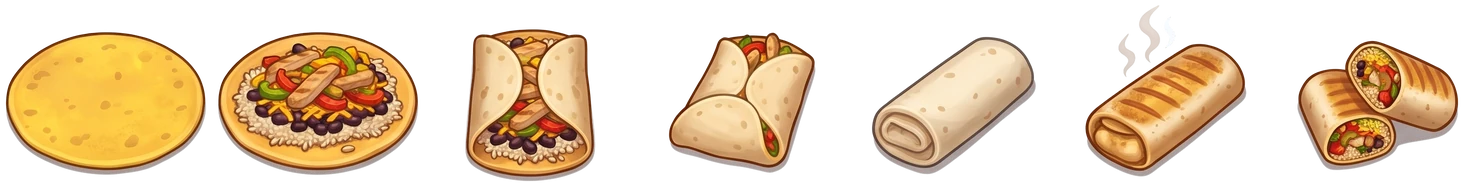
#> input picture dist-poki/assets/taco/animations/burrito_chicken_sheet.webp, 1484 x 186 px; its folder holds only this picture in this run
$ python import_pan_sheet.py ../../dist-poki/assets/taco/animations/burrito_chicken_sheet.webp ../../dist-poki/assets/taco/animations/burrito_fish_sheet.webp ../../dist-poki/assets/taco/animations/burrito_shrimp_sheet.webp
#> lines starting #> are read from the running program, lines starting #| are printed output that depends on the picture
"""Turn a Gemini 'pan with food' sheet (pure green background, 4 x 2 equal cells, no divider lines, 7 frames)
into a game sheet plus its .anim.json.

Usage: python3 -I tools/taco_source/import_pan_sheet.py <gemini.png> <colour> <protein>
Frames: 0 empty, 1 raw, 2 sizzling, 3 browning, 4 flipping, 5 cooked ready, 6 burnt.
Output (public/assets/taco/animations/): pan_<colour>_<protein>_sheet.webp (4 x 2 cells of 560 x 480, transparent) and
pan_<colour>_<protein>_sheet.anim.json, whose `panBox` is where the pan itself sits inside every frame (all frames are aligned
on the pan's left and bottom edge, and the pan is scaled to 400 px wide), so the game can place it exactly over the kitchen's pan.
"""
import json
import sys
import numpy as np
from PIL import Image
from scipy import ndimage as ndi

COLS, ROWS = 4, 2
FW, FH = 560, 480
PAN_W, LEFT, BOTTOM = 400, 60, 470
src, colour, protein = sys.argv[1], sys.argv[2], sys.argv[3]
im = np.array(Image.open(src).convert('RGB')).astype(float)
H, W = im.shape[:2]
#> H = 186; W = 1484
cw, ch = W // COLS, H // ROWS
#> cw = 371; ch = 93


def key(cell):
    r, g, b = cell[..., 0], cell[..., 1], cell[..., 2]
    dom = g - np.maximum(r, b)
    bgdom = float(np.median(np.concatenate([dom[:12, :12].ravel(), dom[-12:, :12].ravel(), dom[:12, -12:].ravel(), dom[-12:, -12:].ravel()])))
    bgcol = np.array([np.median(cell[:12, :12, c]) for c in range(3)])
    strict = dom > 0.8 * bgdom
    lab, n = ndi.label(strict)
    sizes = ndi.sum(strict, lab, range(1, n + 1))
    bg = np.isin(lab, [i + 1 for i, s in enumerate(sizes) if s > 150])
    grown = ndi.binary_dilation(bg, iterations=90)
    near = (ndi.binary_dilation(bg, iterations=14) & (dom > 0.08 * bgdom)) | (grown & (g > 190) & (dom > 0.06 * bgdom)) | (grown & (dom > 0.12 * bgdom) & (np.abs(r - b) < 25))
    alpha = np.where(near, np.clip(1 - dom / bgdom, 0, 1), 1.0)
    alpha[bg] = 0
    alpha[ndi.binary_dilation(bg, iterations=30) & (dom > 0.3 * bgdom) & (g > 100)] = 0
    a = np.maximum(alpha, 1e-3)[..., None]
    rgb = np.clip(np.where(near[..., None], (cell - (1 - a) * bgcol) / a, cell), 0, 255)
    rgb[..., 1] = np.where(near, np.minimum(rgb[..., 1], np.maximum(rgb[..., 0], rgb[..., 2]) + 12), rgb[..., 1])
    return Image.fromarray(np.dstack([rgb, alpha * 255]).astype(np.uint8))


def drop_strays(img):
    """Gemini's frames overlap their cell borders, so a bit of the neighbouring frame's food can sit under the pan.
    Keep only pieces that touch the pan or sit above it (steam, sparks, flying food); drop pieces lying below the pan's bottom edge."""
    a = np.array(img)
    lab, n = ndi.label(a[..., 3] > 20)
    if n < 2:
        return img
    sizes = ndi.sum(a[..., 3] > 20, lab, range(1, n + 1))
    main = int(np.argmax(sizes)) + 1
    ys = np.where((lab == main).any(axis=1))[0]
    bottom = ys.max()
    for i, sl in enumerate(ndi.find_objects(lab), start=1):
        if i != main and sl[0].start >= bottom - 10:
            a[lab == i] = 0
    return Image.fromarray(a)


frames = []
for i in range(7):
    c, r = i % COLS, i // COLS
    frames.append(drop_strays(key(im[r * ch:(r + 1) * ch, c * cw:(c + 1) * cw])))
#> this loop made 7 passes
#> (bgdom in key, bgcol in key) on passes 1, 3, 4, 7: (0, [0, 0, 0]), (0, [0, 0, 0]), (0, [0, 0, 0]), (0, [247, 218.5, 166])
#> (bgdom in key, bgcol in key, main in drop_strays, bottom in drop_strays) on passes 2, 5, 6: (-10.5, [0, 0, 0], 1, 92), (-2, [105, 62, 57.5], 1, 84), (-6, [190, 55.5, 24], 2, 90)
#> pass 1, in key, `r, g, b = cell[..., 0], cell[..., 1], cell[..., 2]`:
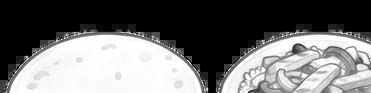
#> r: shape (93, 371) float64; min 0, max 255, mean 112.4
#> pass 1, in key, `r, g, b = cell[..., 0], cell[..., 1], cell[..., 2]`:
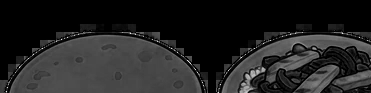
#> b: shape (93, 371) float64; min 0, max 244, mean 34.4
#> pass 1, in key, `dom = g - np.maximum(r, b)`:
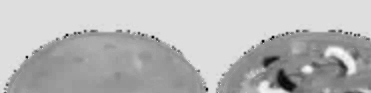
#> dom: shape (93, 371) float64; min -173, max 25, mean -29.9; drawn with min black and max white
#> after the loop, frames = 7 items
solid = [f.getchannel('A').point(lambda v: 255 if v > 200 else 0).getbbox() for f in frames]
#> solid = [(0, 0, 371, 93), (0, 25, 371, 93), (0, 0, 371, 93), (0, 0, 371, 93), (0, 0, 371, 85), (0, 0, 371, 91), (0, 0, 371, 93)]
# scale so the empty pan (frame 0) is PAN_W wide, then line every frame up on the pan's left and bottom edge
scale = PAN_W / (solid[0][2] - solid[0][0])
#> scale = 1.08
sheet = Image.new('RGBA', (FW * COLS, FH * ROWS), (0, 0, 0, 0))
#> sheet: PIL image 2240x960 RGBA; every value is 0
for i, (f, b) in enumerate(zip(frames, solid)):
    f2 = f.resize((round(f.width * scale), round(f.height * scale)), Image.LANCZOS)
    left, bottom = round(b[0] * scale), round(b[3] * scale)
    cell = Image.new('RGBA', (FW, FH), (0, 0, 0, 0))
    cell.alpha_composite(f2, (LEFT - left, BOTTOM - bottom)) if LEFT - left >= 0 and BOTTOM - bottom >= 0 else cell.paste(f2, (LEFT - left, BOTTOM - bottom))
    sheet.alpha_composite(cell, ((i % COLS) * FW, (i // COLS) * FH))
#> this loop made 7 passes
#> (b, bottom) on passes 1 to 7: ((0, 0, 371, 93), 100), ((0, 25, 371, 93), 100), ((0, 0, 371, 93), 100), ((0, 0, 371, 93), 100), ((0, 0, 371, 85), 92), ((0, 0, 371, 91), 98), ((0, 0, 371, 93), 100)
#> pass 1, `f2 = f.resize((round(f.width * scale), round(f.height * scale)), Image..`:
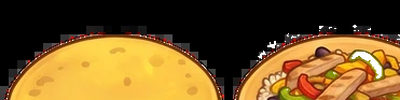
#> f2: PIL image 400x100 RGBA; mean R, G, B, A 112, 82.2, 34.5, 252.6; transparent parts drawn white
#> after the loop:
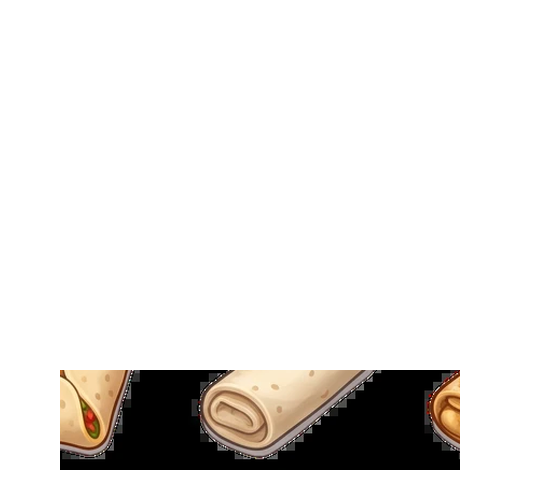
#> cell: PIL image 560x480 RGBA; mean R, G, B, A 12.7, 10.5, 8.2, 37.9; transparent parts drawn white
#> after the loop:
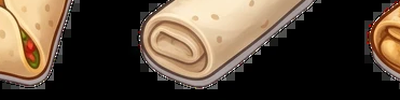
#> f2: PIL image 400x100 RGBA; mean R, G, B, A 85.3, 70.4, 55.4, 255
#> after the loop:
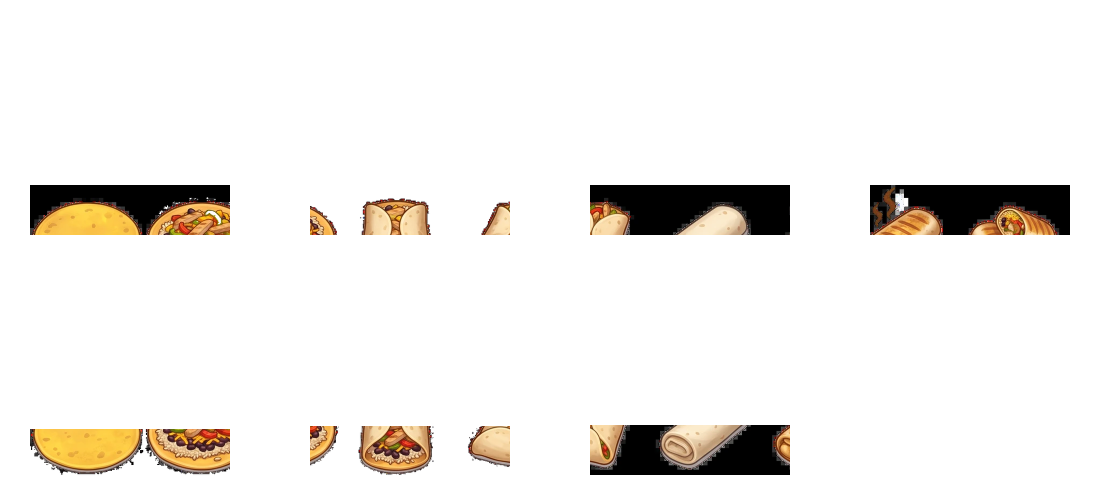
#> sheet: PIL image 2240x960 RGBA (shown at 1/2 size); mean R, G, B, A 12.1, 9.2, 5.6, 26.7; transparent parts drawn white
pan_h = round((solid[0][3] - solid[0][1]) * scale)
#> pan_h = 100
name = f'pan_{colour}_{protein}'
sheet.save(f'public/assets/taco/animations/{name}_sheet.webp', 'WEBP', quality=90, method=6)
meta = {
    'key': name, 'image': f'{name}_sheet.webp', 'frameWidth': FW, 'frameHeight': FH, 'columns': COLS, 'rows': ROWS, 'frameCount': 7,
    'frameLabels': ['empty', 'raw', 'sizzling', 'browning', 'flipping', 'cooked_ready', 'burnt'],
    'panBox': {'x': LEFT, 'y': BOTTOM - pan_h, 'w': PAN_W, 'h': pan_h},
    'note': 'Pan and food drawn together; panBox is the pan (bowl and handle) in every frame. Frames 1-3 cook, 5 ready, 6 burnt.',
}
json.dump(meta, open(f'public/assets/taco/animations/{name}_sheet.anim.json', 'w'), indent=1)
print(name, sheet.size, 'scale', round(scale, 3), 'panBox', meta['panBox'])
#| pan_../../dist-poki/assets/taco/animations/burrito_fish_sheet.webp_../../dist-poki/assets/taco/animations/burrito_shrimp_sheet.webp (2240, 960) scale 1.078 panBox {'x': 60, 'y': 370, 'w': 400, 'h': 100}

$ run again, on dist-poki/assets/taco/animations/cook_chicken_sheet.webp
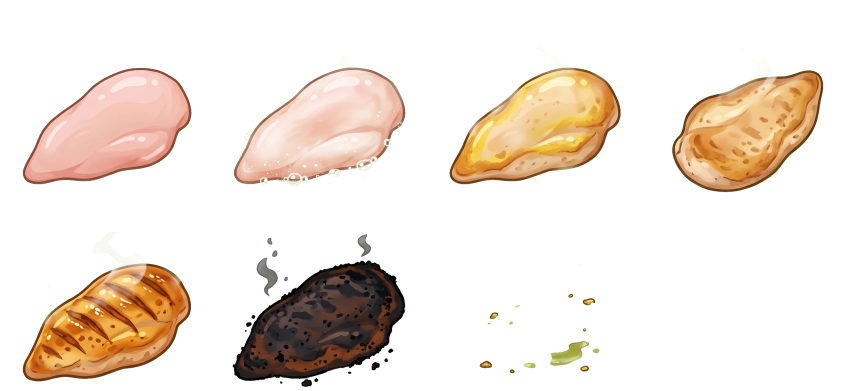
#> input picture dist-poki/assets/taco/animations/cook_chicken_sheet.webp, 1712 x 782 px (shown at 1/2 size)
#> the loop `for i in range(7):` made 7 passes
#> pass 1, in key, `dom = g - np.maximum(r, b)`:
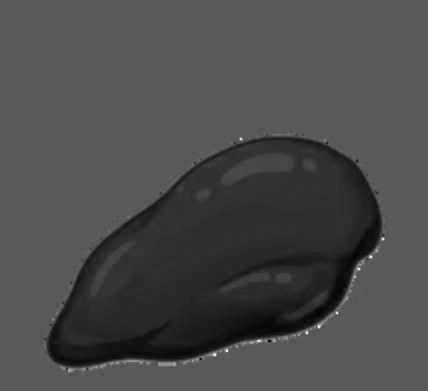
#> dom: shape (391, 428) float64; min -98, max 178, mean -15.8; drawn with min black and max white
#> after the loop `for i in range(7):`: frames = 7 items
#> solid = [(0, 0, 428, 391), (0, 0, 428, 391), (0, 0, 428, 391), (0, 0, 428, 391), (0, 0, 428, 391), (0, 0, 428, 391), (0, 0, 428, 391)]
#> scale = 0.935
#> the loop `for i, (f, b) in enumerate(zip(frames, solid)):` made 7 passes
#> after the loop `for i, (f, b) in enumerate(zip(frames, solid)):`:
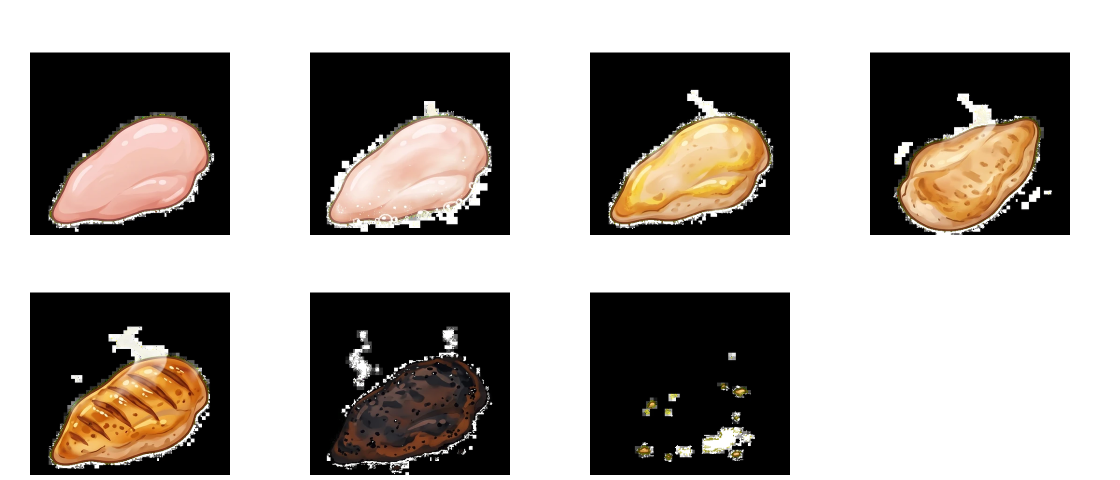
#> sheet: PIL image 2240x960 RGBA (shown at 1/2 size); mean R, G, B, A 27.8, 22, 16.7, 118.3; transparent parts drawn white
#> pan_h = 365
#| pan_../../dist-poki/assets/taco/animations/cook_chicken_sheet.webp_../../dist-poki/assets/taco/animations/cook_chicken_sheet.webp (2240, 960) scale 0.935 panBox {'x': 60, 'y': 105, 'w': 400, 'h': 365}

$ run again, on dist-poki/assets/taco/animations/cook_fish_sheet.webp
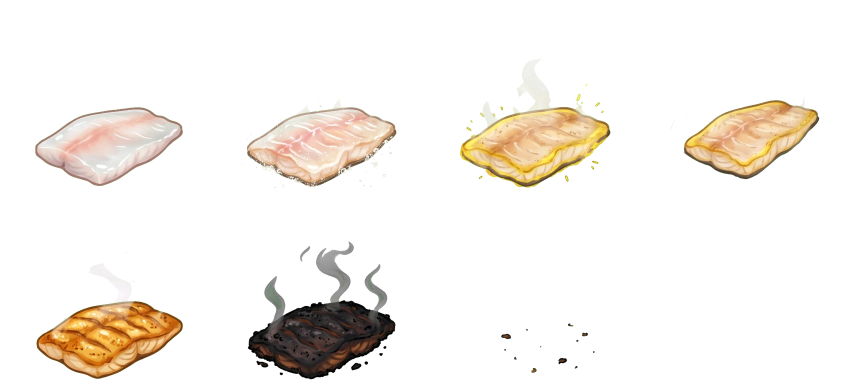
#> input picture dist-poki/assets/taco/animations/cook_fish_sheet.webp, 1712 x 782 px (shown at 1/2 size)
#> the loop `for i in range(7):` made 7 passes
#> pass 1, in key, `dom = g - np.maximum(r, b)`:
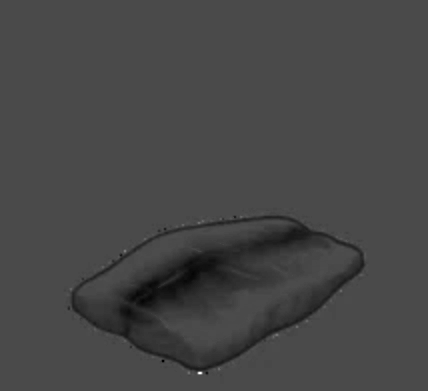
#> dom: shape (391, 428) float64; min -77, max 188, mean -3.5; drawn with min black and max white
#> after the loop `for i in range(7):`: frames = 7 items
#> solid = [(0, 0, 428, 391), (0, 0, 428, 391), (0, 0, 428, 391), (0, 0, 428, 391), (0, 0, 428, 391), (0, 0, 428, 391), (0, 0, 428, 391)]
#> scale = 0.935
#> the loop `for i, (f, b) in enumerate(zip(frames, solid)):` made 7 passes
#> after the loop `for i, (f, b) in enumerate(zip(frames, solid)):`:
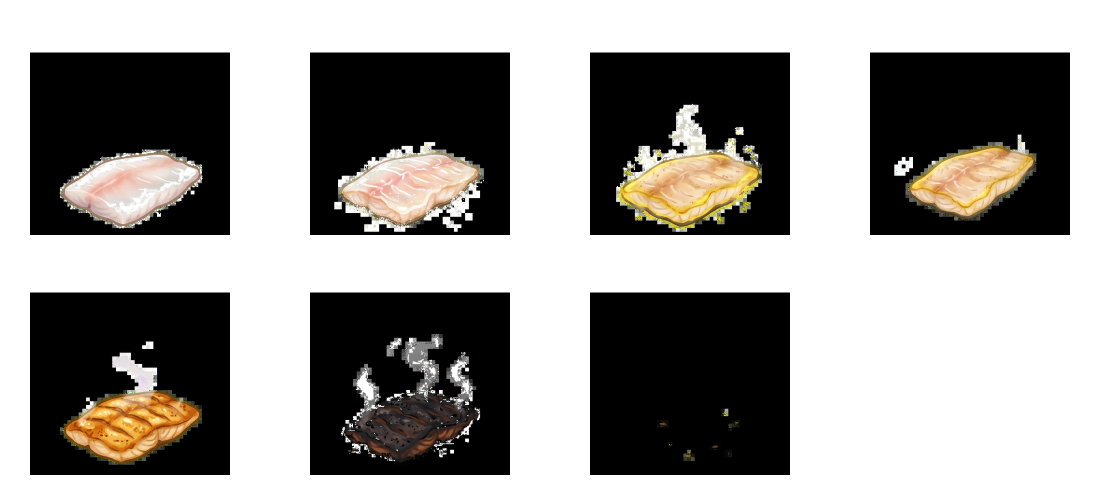
#> sheet: PIL image 2240x960 RGBA (shown at 1/2 size); mean R, G, B, A 17.2, 14.9, 11.8, 119.3; transparent parts drawn white
#> pan_h = 365
#| pan_../../dist-poki/assets/taco/animations/cook_fish_sheet.webp_../../dist-poki/assets/taco/animations/cook_fish_sheet.webp (2240, 960) scale 0.935 panBox {'x': 60, 'y': 105, 'w': 400, 'h': 365}

$ run again, on dist-poki/assets/taco/animations/burrito_fish_sheet.webp
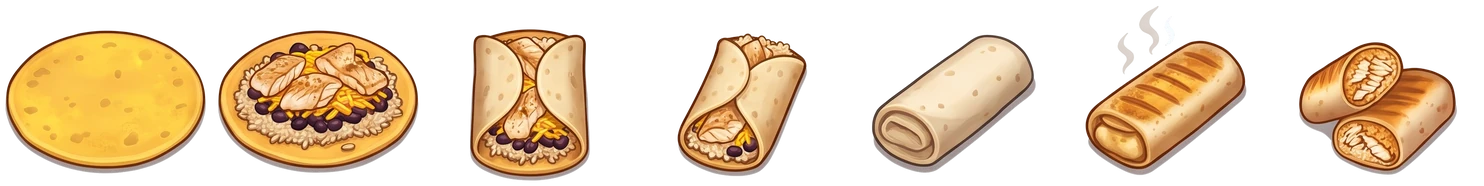
#> input picture dist-poki/assets/taco/animations/burrito_fish_sheet.webp, 1484 x 186 px
#> the loop `for i in range(7):` made 7 passes
#> (bgdom in key, bgcol in key) on passes 1, 3, 4, 5: (0, [0, 0, 0]), (0, [0, 0, 0]), (0, [0, 0, 0]), (0, [121.5, 62.5, 50])
#> after the loop `for i in range(7):`: frames = 7 items
#> solid = [(0, 0, 371, 93), (0, 24, 371, 93), (0, 0, 371, 93), (0, 0, 371, 93), (0, 0, 371, 93), (0, 0, 371, 89), (0, 0, 371, 83)]
#> scale = 1.08
#> the loop `for i, (f, b) in enumerate(zip(frames, solid)):` made 7 passes
#> (b, bottom) on passes 1 to 7: ((0, 0, 371, 93), 100), ((0, 24, 371, 93), 100), ((0, 0, 371, 93), 100), ((0, 0, 371, 93), 100), ((0, 0, 371, 93), 100), ((0, 0, 371, 89), 96), ((0, 0, 371, 83), 89)
#> after the loop `for i, (f, b) in enumerate(zip(frames, solid)):`:
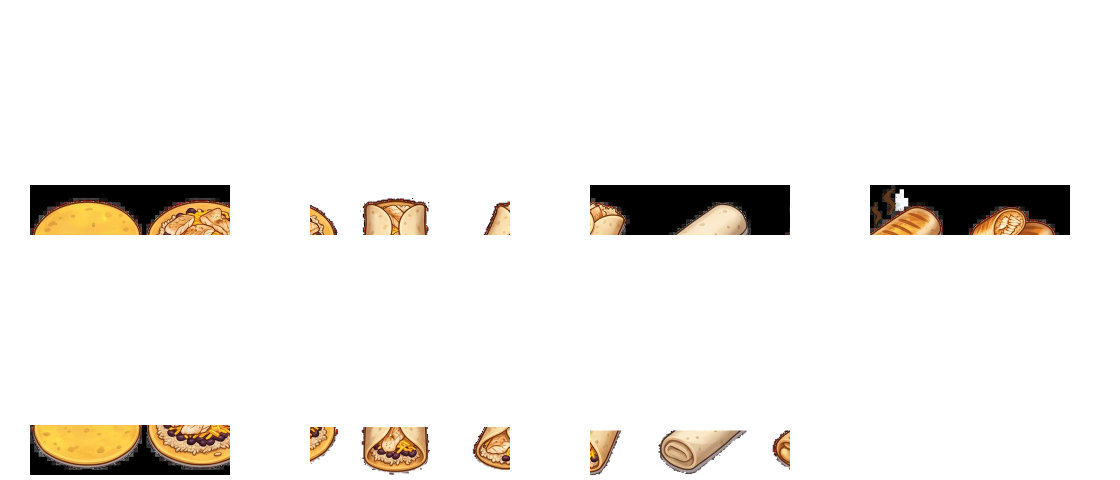
#> sheet: PIL image 2240x960 RGBA (shown at 1/2 size); mean R, G, B, A 11.8, 9.1, 5.5, 24.7; transparent parts drawn white
#> pan_h = 100
#| pan_../../dist-poki/assets/taco/animations/burrito_fish_sheet.webp_../../dist-poki/assets/taco/animations/burrito_fish_sheet.webp (2240, 960) scale 1.078 panBox {'x': 60, 'y': 370, 'w': 400, 'h': 100}
